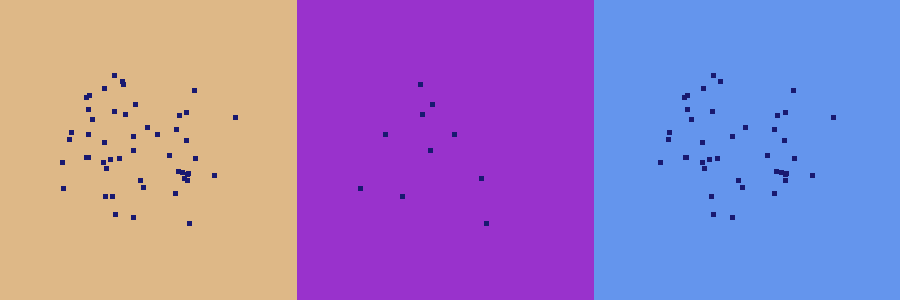

The Python source for this figure:
#!/usr/bin/env python

# Extract a subset of points by index using vtkExtractSelection, showing
# all points, selected points, and non-selected points in three viewports.

# Factory overrides: importing these modules registers the OpenGL rendering
# and interaction style implementations for vtkRenderingCore factory classes.
import vtkmodules.vtkInteractionStyle  # noqa: F401
import vtkmodules.vtkRenderingOpenGL2  # noqa: F401
# VTK pipeline classes used in this example
from vtkmodules.vtkCommonCore import vtkIdTypeArray
from vtkmodules.vtkCommonDataModel import (
    vtkSelection,
    vtkSelectionNode,
    vtkUnstructuredGrid,
)
from vtkmodules.vtkFiltersExtraction import vtkExtractSelection
from vtkmodules.vtkFiltersSources import vtkPointSource
from vtkmodules.vtkRenderingCore import (
    vtkActor,
    vtkCamera,
    vtkDataSetMapper,
    vtkRenderWindow,
    vtkRenderWindowInteractor,
    vtkRenderer,
)

# Colors (normalized RGB)
midnight_blue_rgb = (0.098, 0.098, 0.439)
burlywood_rgb = (0.871, 0.722, 0.529)
orchid_dark_rgb = (0.600, 0.196, 0.800)
cornflower_blue_rgb = (0.392, 0.584, 0.929)

# Source: random point cloud
point_source = vtkPointSource()
point_source.SetNumberOfPoints(50)
point_source.Update()

# Selection: point indices 10 through 19
ids = vtkIdTypeArray()
ids.SetNumberOfComponents(1)
ids.InsertNextValue(10)
ids.InsertNextValue(11)
ids.InsertNextValue(12)
ids.InsertNextValue(13)
ids.InsertNextValue(14)
ids.InsertNextValue(15)
ids.InsertNextValue(16)
ids.InsertNextValue(17)
ids.InsertNextValue(18)
ids.InsertNextValue(19)

selection_node = vtkSelectionNode()
selection_node.SetFieldType(vtkSelectionNode.POINT)
selection_node.SetContentType(vtkSelectionNode.INDICES)
selection_node.SetSelectionList(ids)

selection = vtkSelection()
selection.AddNode(selection_node)

# Filter: extract points IN the selection
extract_selection = vtkExtractSelection()
extract_selection.SetInputConnection(0, point_source.GetOutputPort())
extract_selection.SetInputData(1, selection)
extract_selection.Update()

selected = vtkUnstructuredGrid()
selected.ShallowCopy(extract_selection.GetOutput())

# Invert to get points NOT in the selection
selection_node.GetProperties().Set(vtkSelectionNode.INVERSE(), 1)
extract_selection.Update()

not_selected = vtkUnstructuredGrid()
not_selected.ShallowCopy(extract_selection.GetOutput())

# Mapper & Actor: map all points to graphics primitives
input_mapper = vtkDataSetMapper()
input_mapper.SetInputConnection(point_source.GetOutputPort())

input_actor = vtkActor()
input_actor.SetMapper(input_mapper)
input_actor.GetProperty().SetColor(midnight_blue_rgb)
input_actor.GetProperty().SetPointSize(5)

# Mapper & Actor: map selected points to graphics primitives
selected_mapper = vtkDataSetMapper()
selected_mapper.SetInputData(selected)

selected_actor = vtkActor()
selected_actor.SetMapper(selected_mapper)
selected_actor.GetProperty().SetColor(midnight_blue_rgb)
selected_actor.GetProperty().SetPointSize(5)

# Mapper & Actor: map non-selected points to graphics primitives
not_selected_mapper = vtkDataSetMapper()
not_selected_mapper.SetInputData(not_selected)

not_selected_actor = vtkActor()
not_selected_actor.SetMapper(not_selected_mapper)
not_selected_actor.GetProperty().SetColor(midnight_blue_rgb)
not_selected_actor.GetProperty().SetPointSize(5)

# Shared camera
camera = vtkCamera()

# Left renderer: all points
left_renderer = vtkRenderer()
left_renderer.SetViewport(0.0, 0.0, 0.33, 1.0)
left_renderer.SetBackground(burlywood_rgb)
left_renderer.AddActor(input_actor)

# Center renderer: selected points
center_renderer = vtkRenderer()
center_renderer.SetViewport(0.33, 0.0, 0.66, 1.0)
center_renderer.SetBackground(orchid_dark_rgb)
center_renderer.AddActor(selected_actor)

# Right renderer: non-selected points
right_renderer = vtkRenderer()
right_renderer.SetViewport(0.66, 0.0, 1.0, 1.0)
right_renderer.SetBackground(cornflower_blue_rgb)
right_renderer.AddActor(not_selected_actor)

# Window: display the rendered scene
render_window = vtkRenderWindow()
render_window.AddRenderer(left_renderer)
render_window.AddRenderer(center_renderer)
render_window.AddRenderer(right_renderer)
render_window.SetWindowName("extract selection")
render_window.SetMultiSamples(0)
render_window.SetSize(900, 300)

# Scene: configure the camera
left_renderer.SetActiveCamera(camera)
center_renderer.SetActiveCamera(camera)
right_renderer.SetActiveCamera(camera)
left_renderer.ResetCamera()

# Interactor: handle mouse and keyboard events
render_window_interactor = vtkRenderWindowInteractor()
render_window_interactor.SetRenderWindow(render_window)

# Launch the interactive visualization
render_window.Render()
render_window_interactor.Start()
